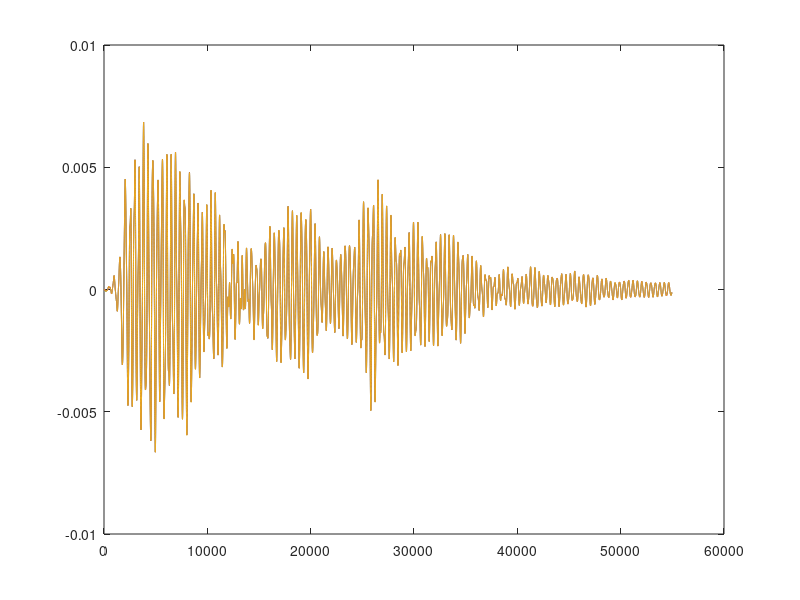

Write the MATLAB code that produced this figure.
%%振型叠加法-含阻尼

clear
% clc

load("ACC_el.mat");
% ACC_el = ACC_el(1:1000,:);

M = [2 0 0;
    0 1.5 0
    0 0 1];
K = 600* [5 -2 0;
    -2 3 -1;
    0 -1 1];
ksi = 0.005;
dt = 0.001;
diagM = diag(M);
[V,D]=eig(inv(M)*K);
freq=diag(D).^0.5;
[Bc,ord] = sort(freq);                  %ord为记录顺序的向量
wsc=freq(ord);                          %角（圆）频率 rad/s
fsc=wsc/2/pi;                           %频率 Hz
V=V(:,ord);                             %振型按频率阶数排序  一阶振型是第一列

VV = V(:,1:3);                                                      %调整阶数
% VV(:,1) = VV(:,1)/VV(3,1);
% VV(:,2) = VV(:,2)/VV(3,2);
% VV(:,3) = VV(:,3)/VV(3,3);

Mn = VV' * M * VV;
M1 = VV(:,1)' * M * VV(:,1);
M2 = VV(:,2)' * M * VV(:,2);
M3 = VV(:,3)' * M * VV(:,3);

Kn  = VV' * K * VV;
K1 = VV(:,1)' * K * VV(:,1);
K2 = VV(:,2)' * K * VV(:,2);
K3 = VV(:,3)' * K * VV(:,3);

wn = sqrt(Kn/Mn);
w1 = sqrt(K1/M1);
w2 = sqrt(K2/M2);
w3 = sqrt(K3/M3);

wn = real(wn);
Phi_ = Mn^(-1) * VV' * M;
PhiT_ = M * VV * Mn^(-1);
Cn = 2 * ksi * wn * Mn;

% C = PhiT_ * Cn * Phi_;
Rayleigh_A0 = ((2 * ksi) * (w1 * w2)) / (w1 + w2);
Rayleigh_A1 = ((2 * ksi) * 1) / (w1 + w2);
C = Rayleigh_A0 * M +  Rayleigh_A1 * K;                            %用瑞丽阻尼
wDn = wn * sqrt(1-ksi^2);
Cn = VV' * C * VV;

wDn1 = w1 * sqrt(1-ksi^2);
wDn2 = w2 * sqrt(1-ksi^2);
wDn3 = w3 * sqrt(1-ksi^2);

qn= zeros(3,length(ACC_el));
qn1 = zeros(length(ACC_el),1);
qn2 = zeros(length(ACC_el),1);
qn3 = zeros(length(ACC_el),1);
uu = zeros(3,length(ACC_el));

for i = 1:length(ACC_el)
    P1(:,i) = VV(:,1)' * (ACC_el(i, 2) * diagM);
    P2(:,i) = VV(:,2)' * (ACC_el(i, 2) * diagM);
    P3(:,i) = VV(:,3)' * (ACC_el(i, 2) * diagM);
end

Ken = Mn/(dt^2)+((Cn)/(2*dt));                       
an = Kn - (2 * Mn) / (dt)^2;
bn = Mn / dt^2 - Cn / (2*dt);
diagMn = diag(Mn);
for i = 2 : length(ACC_el)
    PPn = [P1(i);P2(i);P3(i)] - an * qn(: , i) - bn * qn(: , i-1);
    qn(:,i+1)=Ken \ PPn;                            
    uu(:,i) = VV(:,1) * qn(1,i) + VV(:,2) * qn(2,i) + VV(:,3) * qn(3,i);
end

% for i = 0.001:0.001:length(ACC_el)*0.001
%     for ii = 0.001:0.001:i
%         qn1(round(ii*1e3)+1) = qn1(round(ii*1e3)) + 0.001 * (1 / (M1*wDn1)) * exp(-ksi * w1 * (i-ii)) * P1(round(ii*1e3)) * sin(wDn1*(i-ii));
%         qn2(round(ii*1e3)+1) = qn2(round(ii*1e3)) + 0.001 * (1 / (M2*wDn2)) * exp(-ksi * w2 * (i-ii)) * P2(round(ii*1e3)) * sin(wDn2*(i-ii));
%         qn3(round(ii*1e3)+1) = qn3(round(ii*1e3)) + 0.001 * (1 / (M3*wDn3)) * exp(-ksi * w3 * (i-ii)) * P3(round(ii*1e3)) * sin(wDn3*(i-ii));
%     end
%     uu(:,round(ii*1e3)) = VV(:,1) * qn1(round(ii*1e3)+1) + VV(:,2) * qn2(round(ii*1e3)+1) + VV(:,3) * qn3(round(ii*1e3)+1);
% end

%***********************************************************************************%
dofs = length(M);
diagM = diag(M);
dt = 0.001;
Ke=M/(dt^2)+((C)/(2*dt));                       
a = K - (2 * M) / (dt)^2;
b=M/dt^2 - C/(2*dt);
u = zeros(dofs , 2000);
v = zeros(dofs , 2000);
ac = zeros(dofs , 2000);

for i = 2 : length(ACC_el)
    PP = ACC_el(i,2)* diagM  - a * u(: , i) - b * u(: , i-1);
    u(:,i+1)=Ke \ PP;                            
    v(: , i) = (u(: , i+1) - u(: , i-1)) / (dt*2);
    ac(: , i) = (u(: , i+1) - 2 * u(: , i) + u(: , i-1)) / (dt^2);
end
ucdm = u;
%******************************************************************************%
alpha = 0.25;
beta = 0.5;
dt = 0.001;
a0 = (1 / alpha / dt / dt);
a1 = (beta /alpha / dt);
a2 = (1 / alpha / dt);
a3 = (1 / 2 / alpha -1);
a4 = (beta / alpha - 1);
a5 = (dt / 2 * (beta / alpha -2));
a6 = (dt * (1 - beta));
a7 = (dt * beta);
Ke = K + a0 * M + a1 * C;

u = zeros(dofs , length(ACC_el));
v = zeros(dofs , length(ACC_el));
ac = zeros(dofs , length(ACC_el));
uuu = u;
for i = 2:length(ACC_el)
    PP = ACC_el(i,2)* diagM  + M * (a0 * u(:,i-1) + a2 * v(:,i-1) + a3 * ac(:,i-1)) + C * (a1 * u(:,i-1) + a4 * v(:,i-1) + a5 * ac(:,i-1));
    u(:,i) = Ke \ PP;
    uuu(:,i) = u(:,i) + uuu(:,i-1);
    ac(: , i) = a0 * (u(: , i) - u(: , i-1)) - a3 * ac(: , i-1) - a2 * v(: , i-1);
    v(: , i)= v(: , i-1) + a6 * ac(: , i-1) + a7 * ac(: , i);
end

unmb = u;
%**********************************************************************%

plot(uu(1,:));
hold on;
plot(ucdm(1,:));
hold on;
plot(unmb(1,:));

% hold on; 
% plot(uuu(1,:));
